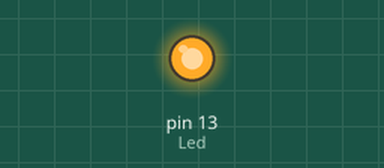
Simulated run of this sketch. Board: Arduino Uno, built with avr-gcc and run on an emulated ATmega328P. On the bench: output pins drawn as LEDs (lit = HIGH).

Above: at 30.0 s.
At 63.0 s:
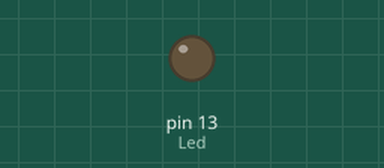
Timing chart, 0 to 85.8 s (numbered marks = the images above):
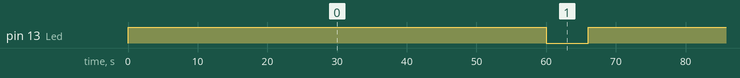

The sketch:

Led.ino
```cpp
int Led=13;
void setup() {
  pinMode(Led,OUTPUT);

}

void loop() {
 digitalWrite(Led,HIGH);
delay(60000);
digitalWrite(Led,LOW);
delay(6000);


}
```

Measured:
- by itself, pin 13 (Led): alternates HIGH for 60.0 s and LOW for 6.0 s
